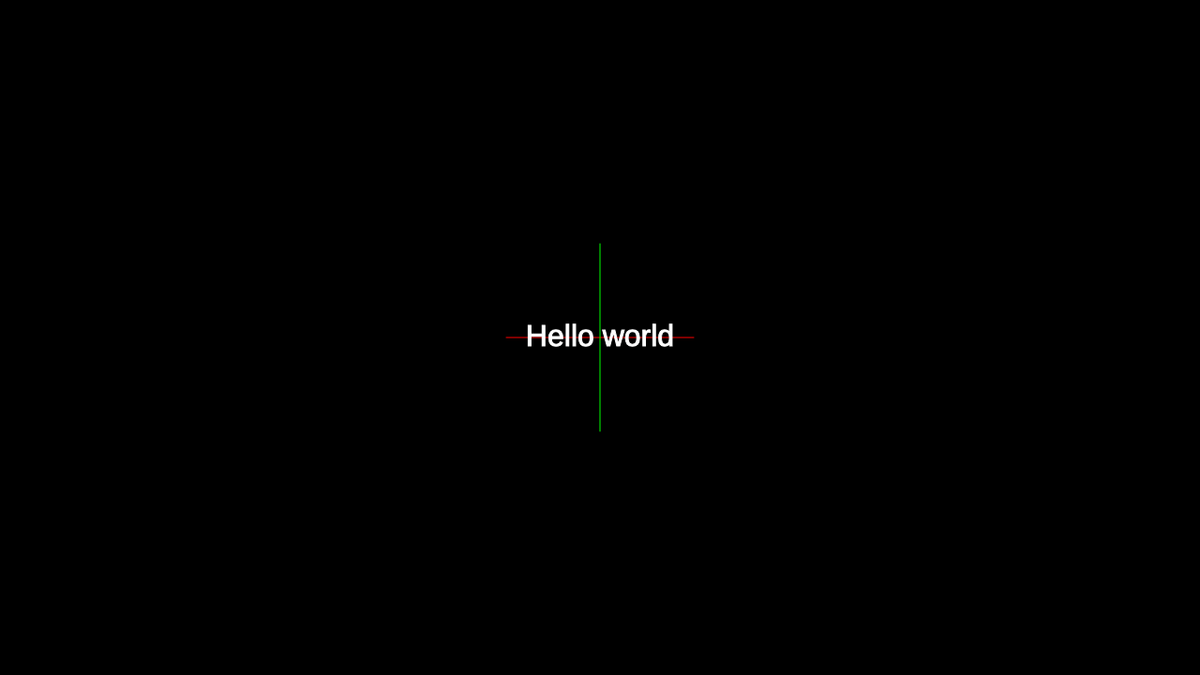
Frame 1 (no input)
Frame 60 (no input): identical to frame 1, image omitted
Frame 120 (the mouse pressed at the canvas centre since frame 60): identical to frame 1, image omitted

The p5.js sketch that drew this single still picture (run headless with seeded random() and noise() and a simulated clock; from frame 60 on, the mouse is pressed at the canvas centre):

// p5.js sketch
// ── sketch.js
function setup() {
  createCanvas(1280,720);
}

function drawAxes()
{
  push();
  stroke(255, 0, 0);
  line(-100, 0, 100, 0);
  stroke(0, 255, 0);
  line(0, -100, 0, 100);

  pop();
}

function draw()
{
  push();

  background(0);
  translate(width / 2, height / 2);
  drawAxes();
  textSize(32);
  stroke(255);
  fill(255);
  textAlign(CENTER, CENTER);
  text("Hello world",0,0);

  pop();
}


// ── classes.js
// class Entity {

// }
// class Page {
//     ArrayList<Entity> entities = new ArrayList < Entity > ();

// }
